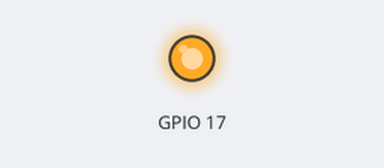
The program below on a simulated Raspberry Pi (BCM pin numbers). On the bench: output pins drawn as LEDs (lit = HIGH). At 0.0 s the program stops and its outputs stay as they are.

Above: at 0.1 s.
Timing chart, 0 to 1.5 s (numbered marks = the images above):
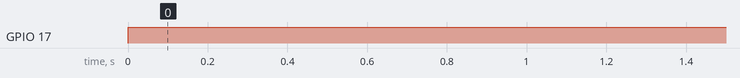

Measured:
- by itself, GPIO 17: LOW → HIGH at 0.00 s

The program:

activar.py
```python
#!/usr/bin/python
# -*- encoding: utf-8 -*-

#Importar libreria GPIO
import RPi.GPIO as GPIO

#Definir modo de trabajo para la placa BCM
GPIO.setmode(GPIO.BCM)

#Desactivo Errores
GPIO.setwarnings(False)

#Importamos la libreria time
import time

#Importamos la libreria para comandos de la consola/shell
import os

#Definir GPIO como Salida
GPIO.setup(17, GPIO.OUT)

#Asigno valor alto para que tenga corriente la salida de 3,3v por GPIO
GPIO.output(17, GPIO.HIGH)
```
